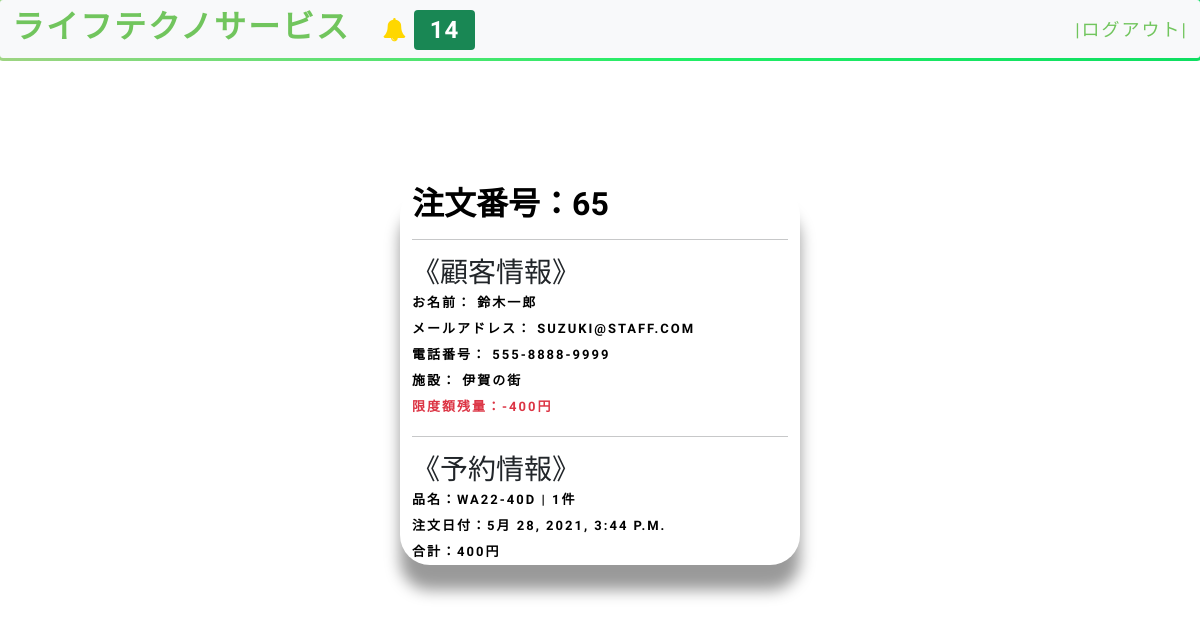
The page /order/65/ (signed in) on the database its author committed.
### customer/models.py (models this page shows, shortened)
class OrderModel(models.Model):
    user = models.ForeignKey(User, on_delete=models.CASCADE)
    created_on = models.DateTimeField(auto_now_add=True)
    items = models.ManyToManyField(
        'OrderItem')
    name = models.CharField(max_length=50, blank=True)
    email = models.CharField(max_length=50, blank=True)
    facility = models.CharField(max_length=50, blank=True)
    phone = models.CharField(max_length=50, blank=True)
    is_paid = models.BooleanField(default=False)
    price = models.IntegerField(blank=True, null=True)
    ordered = models.BooleanField(default=False)
    description = models.CharField(max_length=100, blank=True)

class OrderItem(models.Model):
    user = models.ForeignKey(User, on_delete=models.CASCADE)
    items = models.ForeignKey(
        'MenuItem', on_delete=models.CASCADE, blank=True, null=True)
    quantity = models.IntegerField(default=1)
    ordered = models.BooleanField(default=False)
    def __str__(self):
        return f'{self.items} | {self.quantity}件'

class MenuItem(models.Model):
    name = models.CharField(max_length=100)
    description = models.TextField()
    image = models.ImageField(upload_to='menu_images/', blank=True)
    price = models.IntegerField()
    category = models.ForeignKey('Category', on_delete=models.CASCADE)
    quantity = models.IntegerField(default=0)
    video_url = models.CharField(max_length=100, blank=True)
    def __str__(self):
        return self.name

### home/models.py (models this page shows)
class Limit(models.Model):
    user = models.OneToOneField(User, on_delete=models.CASCADE, blank=True, null=True)
    limit = models.IntegerField(default=100000)
    def __str__(self):
        return f"{self.limit}"

### customer/views.py (the view, shortened to what this page needs)
# urls.py: path('<int:pk>/', OrderDetailView.as_view(), name='order-detail'),
class OrderDetailView(LoginRequiredMixin, UserPassesTestMixin, View):
    def get(self, request, pk, *args, **kwargs):
        order = OrderModel.objects.get(pk=pk)
        context = {
            'order': order
        }
        return render(request, 'customer/order-detail.html', context)
    def test_func(self):
        return self.request.user.groups.filter(name='staff').exists()

### home/templatetags/custom_tags.py (called while the page is built)
@register.inclusion_tag('show_notifications.html', takes_context=True)
def show_notifications(context):
    request_user = context['request'].user
    notifications = Notification.objects.filter(to_user=request_user).exclude(user_has_seen=True).order_by('-date')
    return {'notifications': notifications}

### customer/templates/customer/order-detail.html (shortened to what this page needs)
{% extends 'base.html' %}
{% block content %}
<div class="container">
    <div class="row justify-content-center">
        <div class="front">
            <h2>注文番号：{{order.pk}}</h2>
            <hr>
            <h3>《顧客情報》</h3>
            <h4>お名前：{{ order.name }}</h4>
            <h4>メールアドレス：{{ order.email }}</h4>
            <h4>電話番号：{{ order.phone }}</h4>
            <h4>施設：{{ order.facility }}</h4>
            <h4 {% if order.user.limit.limit < 0 %} class="text-danger" {% endif %}>限度額残量：{{ order.user.limit }}円</h4>
            <hr>
            <h3>《予約情報》</h3>
            {% for item in order.items.all %}
            <h4>品名：{{ item }}</h4>
            {% endfor %}
            <h4>注文日付：{{ order.created_on }}</h4>
            <h4>合計：{{ order.price }}円</h4>
        </div>
    </div>
    <div class="content text-center">
        {% if order.is_paid %}
            <p><i style="color:green;" class="fa fa-check"></i><span class="pl-2">完了</span></p>
        {% else %}
            <p><i style="color:red;" class="fa fa-times"></i><span class="pl-2">未完了</span></p>
        {% endif %}
        <form method="post">
            <button type="submit" class="btn btn-success" style="background-color: navy;">完了</button>
        </form>
    </div>
</div>
{% endblock content %}

### static/style.css (style rules this page uses)
body { background-color: #fff; font-family: "Kosugi Maru", sans-serif; }
h1, h2, h3, h4, h5, h6 { margin: 0; }
h2 { color: #000; font-weight: 600; }
h4 { color: #000; font-size: 13px; font-weight: 700; letter-spacing: 2px; text-transform: uppercase; line-height: 2; }
p { color: #505050; font-size: 14px; font-weight: 300; letter-spacing: 0.5px; line-height: 2; margin-bottom: 20px; }
span { letter-spacing: 1px; }
.btn { border: 1px solid #fff; border-radius: 50px; color: #fff; font-size: 11px; font-weight: 600; padding: 15px 40px; text-transform: uppercase; transition: all 0.5s ease-in-out 0s; }
.fa { font-size: 13px; }

### customer/templates/customer/order-detail.html (style rules this page uses)
.container { position: absolute; top: 50%; left: 50%; transform: translate(-50%,-50%) ; width: 400px; height: 430px; border-radius: 30px; transition: .5s; }
.container .front { display: inline-block; width: 100%; height: 100%; border-radius: 30px; transform: perspective(1000px) rotateY(0deg); transition: .5s; box-shadow: 0 25px 15px rgb(0 0 0 / 40%) }
.container .content { position: absolute; top: 0; left: 0; width: 100%; height: 100%; border-radius: 30px; backface-visibility: hidden; transform: perspective(1000px) rotateY(-180deg); background: #fff; transition: .5s; box-shadow: 0 25px 15px rgb(0 0 0 / 50%) }

### rows shown on the page
OrderModel: pk "65", name "鈴木一郎", email "SUZUKI@STAFF.COM", phone "555-8888-9999", facility "伊賀の街", user.limit "-400", created_on "5月 28, 2021, 3:44 P.M.", price "400"
OrderItem: items+quantity "WA22-40D | 1件"

### other values the page prints
{{ notifications.count }} "14"
